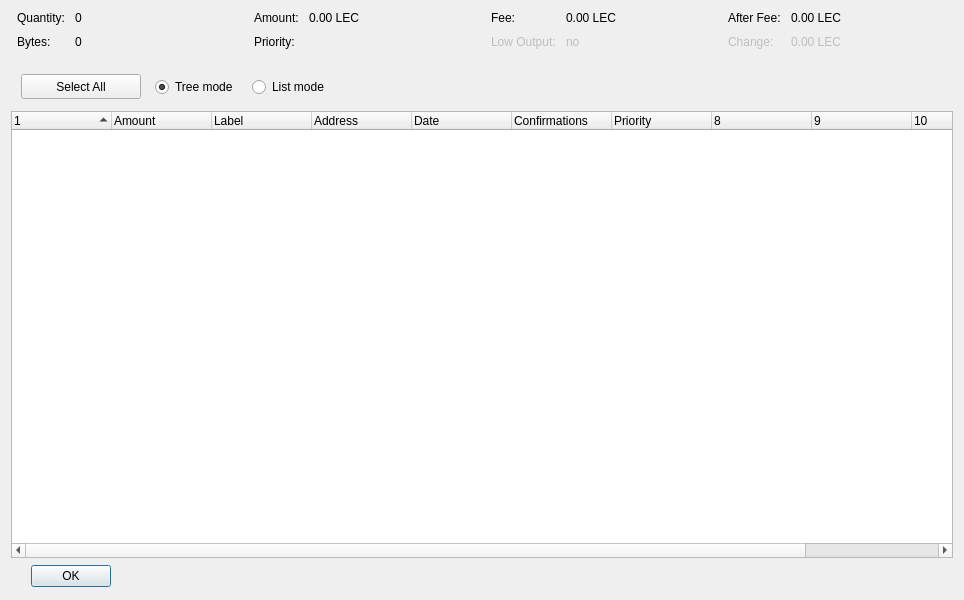
<?xml version="1.0" encoding="UTF-8"?>
<ui version="4.0">
 <class>CoinControlDialog</class>
 <widget class="QDialog" name="CoinControlDialog">
  <property name="geometry">
   <rect>
    <x>0</x>
    <y>0</y>
    <width>964</width>
    <height>600</height>
   </rect>
  </property>
  <property name="windowTitle">
   <string>Coin Control</string>
  </property>
  <layout class="QVBoxLayout" name="verticalLayout">
   <item>
    <layout class="QHBoxLayout" name="horizontalLayoutTop" stretch="0,0,0,0">
     <property name="topMargin">
      <number>0</number>
     </property>
     <property name="bottomMargin">
      <number>10</number>
     </property>
     <item>
      <layout class="QFormLayout" name="formLayoutCoinControl1">
       <property name="horizontalSpacing">
        <number>10</number>
       </property>
       <property name="verticalSpacing">
        <number>10</number>
       </property>
       <property name="leftMargin">
        <number>6</number>
       </property>
       <property name="rightMargin">
        <number>6</number>
       </property>
       <item row="0" column="0">
        <widget class="QLabel" name="labelCoinControlQuantityText">
         <property name="text">
          <string>Quantity:</string>
         </property>
        </widget>
       </item>
       <item row="0" column="1">
        <widget class="QLabel" name="labelCoinControlQuantity">
         <property name="cursor">
          <cursorShape>IBeamCursor</cursorShape>
         </property>
         <property name="contextMenuPolicy">
          <enum>Qt::ActionsContextMenu</enum>
         </property>
         <property name="text">
          <string>0</string>
         </property>
         <property name="textInteractionFlags">
          <set>Qt::LinksAccessibleByMouse|Qt::TextSelectableByKeyboard|Qt::TextSelectableByMouse</set>
         </property>
        </widget>
       </item>
       <item row="1" column="0">
        <widget class="QLabel" name="labelCoinControlBytesText">
         <property name="text">
          <string>Bytes:</string>
         </property>
        </widget>
       </item>
       <item row="1" column="1">
        <widget class="QLabel" name="labelCoinControlBytes">
         <property name="cursor">
          <cursorShape>IBeamCursor</cursorShape>
         </property>
         <property name="contextMenuPolicy">
          <enum>Qt::ActionsContextMenu</enum>
         </property>
         <property name="text">
          <string>0</string>
         </property>
         <property name="textInteractionFlags">
          <set>Qt::LinksAccessibleByMouse|Qt::TextSelectableByKeyboard|Qt::TextSelectableByMouse</set>
         </property>
        </widget>
       </item>
      </layout>
     </item>
     <item>
      <layout class="QFormLayout" name="formLayoutCoinControl2">
       <property name="horizontalSpacing">
        <number>10</number>
       </property>
       <property name="verticalSpacing">
        <number>10</number>
       </property>
       <property name="leftMargin">
        <number>6</number>
       </property>
       <property name="rightMargin">
        <number>6</number>
       </property>
       <item row="0" column="0">
        <widget class="QLabel" name="labelCoinControlAmountText">
         <property name="text">
          <string>Amount:</string>
         </property>
        </widget>
       </item>
       <item row="0" column="1">
        <widget class="QLabel" name="labelCoinControlAmount">
         <property name="cursor">
          <cursorShape>IBeamCursor</cursorShape>
         </property>
         <property name="contextMenuPolicy">
          <enum>Qt::ActionsContextMenu</enum>
         </property>
         <property name="text">
          <string>0.00 LEC</string>
         </property>
         <property name="textInteractionFlags">
          <set>Qt::LinksAccessibleByMouse|Qt::TextSelectableByKeyboard|Qt::TextSelectableByMouse</set>
         </property>
        </widget>
       </item>
       <item row="1" column="0">
        <widget class="QLabel" name="labelCoinControlPriorityText">
         <property name="text">
          <string>Priority:</string>
         </property>
        </widget>
       </item>
       <item row="1" column="1">
        <widget class="QLabel" name="labelCoinControlPriority">
         <property name="cursor">
          <cursorShape>IBeamCursor</cursorShape>
         </property>
         <property name="contextMenuPolicy">
          <enum>Qt::ActionsContextMenu</enum>
         </property>
         <property name="text">
          <string/>
         </property>
         <property name="textInteractionFlags">
          <set>Qt::LinksAccessibleByMouse|Qt::TextSelectableByKeyboard|Qt::TextSelectableByMouse</set>
         </property>
        </widget>
       </item>
      </layout>
     </item>
     <item>
      <layout class="QFormLayout" name="formLayoutCoinControl3">
       <property name="horizontalSpacing">
        <number>10</number>
       </property>
       <property name="verticalSpacing">
        <number>10</number>
       </property>
       <property name="leftMargin">
        <number>6</number>
       </property>
       <property name="rightMargin">
        <number>6</number>
       </property>
       <item row="0" column="0">
        <widget class="QLabel" name="labelCoinControlFeeText">
         <property name="text">
          <string>Fee:</string>
         </property>
        </widget>
       </item>
       <item row="0" column="1">
        <widget class="QLabel" name="labelCoinControlFee">
         <property name="cursor">
          <cursorShape>IBeamCursor</cursorShape>
         </property>
         <property name="contextMenuPolicy">
          <enum>Qt::ActionsContextMenu</enum>
         </property>
         <property name="text">
          <string>0.00 LEC</string>
         </property>
         <property name="textInteractionFlags">
          <set>Qt::LinksAccessibleByMouse|Qt::TextSelectableByKeyboard|Qt::TextSelectableByMouse</set>
         </property>
        </widget>
       </item>
       <item row="1" column="0">
        <widget class="QLabel" name="labelCoinControlLowOutputText">
         <property name="enabled">
          <bool>false</bool>
         </property>
         <property name="text">
          <string>Low Output:</string>
         </property>
        </widget>
       </item>
       <item row="1" column="1">
        <widget class="QLabel" name="labelCoinControlLowOutput">
         <property name="enabled">
          <bool>false</bool>
         </property>
         <property name="cursor">
          <cursorShape>IBeamCursor</cursorShape>
         </property>
         <property name="contextMenuPolicy">
          <enum>Qt::ActionsContextMenu</enum>
         </property>
         <property name="text">
          <string>no</string>
         </property>
         <property name="textInteractionFlags">
          <set>Qt::LinksAccessibleByMouse|Qt::TextSelectableByKeyboard|Qt::TextSelectableByMouse</set>
         </property>
        </widget>
       </item>
      </layout>
     </item>
     <item>
      <layout class="QFormLayout" name="formLayoutCoinControl4">
       <property name="horizontalSpacing">
        <number>10</number>
       </property>
       <property name="verticalSpacing">
        <number>10</number>
       </property>
       <property name="leftMargin">
        <number>6</number>
       </property>
       <property name="rightMargin">
        <number>6</number>
       </property>
       <item row="0" column="0">
        <widget class="QLabel" name="labelCoinControlAfterFeeText">
         <property name="text">
          <string>After Fee:</string>
         </property>
        </widget>
       </item>
       <item row="0" column="1">
        <widget class="QLabel" name="labelCoinControlAfterFee">
         <property name="cursor">
          <cursorShape>IBeamCursor</cursorShape>
         </property>
         <property name="contextMenuPolicy">
          <enum>Qt::ActionsContextMenu</enum>
         </property>
         <property name="text">
          <string>0.00 LEC</string>
         </property>
         <property name="textInteractionFlags">
          <set>Qt::LinksAccessibleByMouse|Qt::TextSelectableByKeyboard|Qt::TextSelectableByMouse</set>
         </property>
        </widget>
       </item>
       <item row="1" column="0">
        <widget class="QLabel" name="labelCoinControlChangeText">
         <property name="enabled">
          <bool>false</bool>
         </property>
         <property name="text">
          <string>Change:</string>
         </property>
        </widget>
       </item>
       <item row="1" column="1">
        <widget class="QLabel" name="labelCoinControlChange">
         <property name="enabled">
          <bool>false</bool>
         </property>
         <property name="cursor">
          <cursorShape>IBeamCursor</cursorShape>
         </property>
         <property name="contextMenuPolicy">
          <enum>Qt::ActionsContextMenu</enum>
         </property>
         <property name="text">
          <string>0.00 LEC</string>
         </property>
         <property name="textInteractionFlags">
          <set>Qt::LinksAccessibleByMouse|Qt::TextSelectableByKeyboard|Qt::TextSelectableByMouse</set>
         </property>
        </widget>
       </item>
      </layout>
     </item>
    </layout>
   </item>
   <item>
    <widget class="QFrame" name="frame">
     <property name="minimumSize">
      <size>
       <width>0</width>
       <height>40</height>
      </size>
     </property>
     <widget class="QWidget" name="horizontalLayoutWidget">
      <property name="geometry">
       <rect>
        <x>10</x>
        <y>2</y>
        <width>781</width>
        <height>40</height>
       </rect>
      </property>
      <layout class="QHBoxLayout" name="horizontalLayoutPanel" stretch="0,0,0,0">
       <property name="spacing">
        <number>14</number>
       </property>
       <item>
        <widget class="QPushButton" name="pushButtonSelectAll">
         <property name="sizePolicy">
          <sizepolicy hsizetype="Maximum" vsizetype="Fixed">
           <horstretch>0</horstretch>
           <verstretch>0</verstretch>
          </sizepolicy>
         </property>
         <property name="minimumSize">
          <size>
           <width>120</width>
           <height>25</height>
          </size>
         </property>
         <property name="text">
          <string>Select All</string>
         </property>
        </widget>
       </item>
       <item>
        <widget class="QRadioButton" name="radioTreeMode">
         <property name="sizePolicy">
          <sizepolicy hsizetype="Maximum" vsizetype="Fixed">
           <horstretch>0</horstretch>
           <verstretch>0</verstretch>
          </sizepolicy>
         </property>
         <property name="text">
          <string>Tree mode</string>
         </property>
         <property name="checked">
          <bool>true</bool>
         </property>
        </widget>
       </item>
       <item>
        <widget class="QRadioButton" name="radioListMode">
         <property name="sizePolicy">
          <sizepolicy hsizetype="Maximum" vsizetype="Fixed">
           <horstretch>0</horstretch>
           <verstretch>0</verstretch>
          </sizepolicy>
         </property>
         <property name="text">
          <string>List mode</string>
         </property>
        </widget>
       </item>
       <item>
        <spacer name="horizontalSpacer">
         <property name="orientation">
          <enum>Qt::Horizontal</enum>
         </property>
         <property name="sizeHint" stdset="0">
          <size>
           <width>40</width>
           <height>20</height>
          </size>
         </property>
        </spacer>
       </item>
      </layout>
     </widget>
    </widget>
   </item>
   <item>
    <widget class="CoinControlTreeWidget" name="treeWidget">
     <property name="contextMenuPolicy">
      <enum>Qt::CustomContextMenu</enum>
     </property>
     <property name="sortingEnabled">
      <bool>false</bool>
     </property>
     <property name="columnCount">
      <number>11</number>
     </property>
     <attribute name="headerShowSortIndicator" stdset="0">
      <bool>true</bool>
     </attribute>
     <attribute name="headerStretchLastSection">
      <bool>false</bool>
     </attribute>
     <column>
      <property name="text">
       <string/>
      </property>
     </column>
     <column>
      <property name="text">
       <string>Amount</string>
      </property>
     </column>
     <column>
      <property name="text">
       <string>Label</string>
      </property>
     </column>
     <column>
      <property name="text">
       <string>Address</string>
      </property>
     </column>
     <column>
      <property name="text">
       <string>Date</string>
      </property>
     </column>
     <column>
      <property name="text">
       <string>Confirmations</string>
      </property>
      <property name="toolTip">
       <string>Confirmed</string>
      </property>
     </column>
     <column>
      <property name="text">
       <string>Priority</string>
      </property>
     </column>
     <column>
      <property name="text">
       <string/>
      </property>
     </column>
     <column>
      <property name="text">
       <string/>
      </property>
     </column>
     <column>
      <property name="text">
       <string/>
      </property>
     </column>
     <column>
      <property name="text">
       <string/>
      </property>
     </column>
    </widget>
   </item>
   <item>
    <widget class="QDialogButtonBox" name="buttonBox">
     <property name="sizePolicy">
      <sizepolicy hsizetype="Maximum" vsizetype="Fixed">
       <horstretch>0</horstretch>
       <verstretch>0</verstretch>
      </sizepolicy>
     </property>
     <property name="minimumSize">
      <size>
       <width>120</width>
       <height>25</height>
      </size>
     </property>
     <property name="orientation">
      <enum>Qt::Horizontal</enum>
     </property>
     <property name="standardButtons">
      <set>QDialogButtonBox::Ok</set>
     </property>
     <property name="centerButtons">
      <bool>true</bool>
     </property>
    </widget>
   </item>
  </layout>
 </widget>
 <customwidgets>
  <customwidget>
   <class>CoinControlTreeWidget</class>
   <extends>QTreeWidget</extends>
   <header>coincontroltreewidget.h</header>
  </customwidget>
 </customwidgets>
 <resources/>
 <connections/>
</ui>
